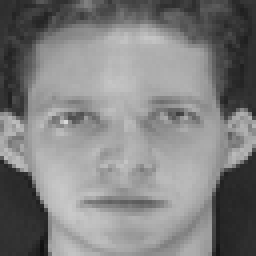
%> input picture dataset/1/1.pgm, 64 x 64 px (shown 4 times larger)
$ octave get_data.m   (GNU Octave 9; MATLAB toolbox functions it lacks are replaced by stand-ins)
%> lines starting %> are read from the running program, lines starting %| are printed output that depends on the picture
subjects = cell(15,10);

subjects{1,1} = im2double(imread("Dataset_Question1\1\1.pgm"));
subjects{1,2} = im2double(imread("Dataset_Question1\1\2.pgm"));
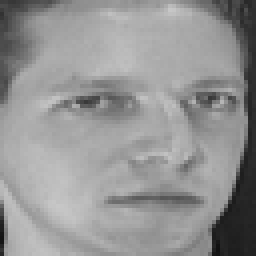
%> input picture dataset/1/2.pgm, 64 x 64 px (shown 4 times larger)
subjects{1,3} = im2double(imread("Dataset_Question1\1\3.pgm"));
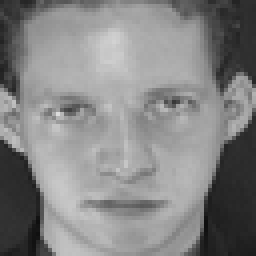
%> input picture dataset/1/3.pgm, 64 x 64 px (shown 4 times larger)
subjects{1,4} = im2double(imread("Dataset_Question1\1\4.pgm"));
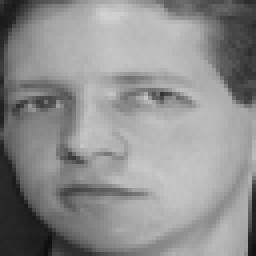
%> input picture dataset/1/4.pgm, 64 x 64 px (shown 4 times larger)
subjects{1,5} = im2double(imread("Dataset_Question1\1\5.pgm"));
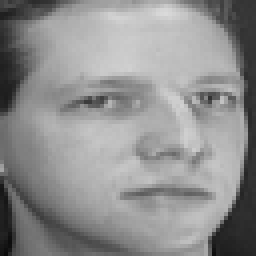
%> input picture dataset/1/5.pgm, 64 x 64 px (shown 4 times larger)
subjects{1,6} = im2double(imread("Dataset_Question1\1\6.pgm"));
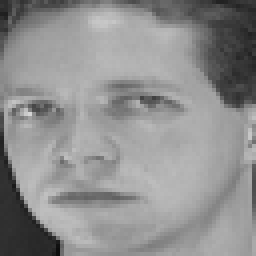
%> input picture dataset/1/6.pgm, 64 x 64 px (shown 4 times larger)
%> (the run ends here)
